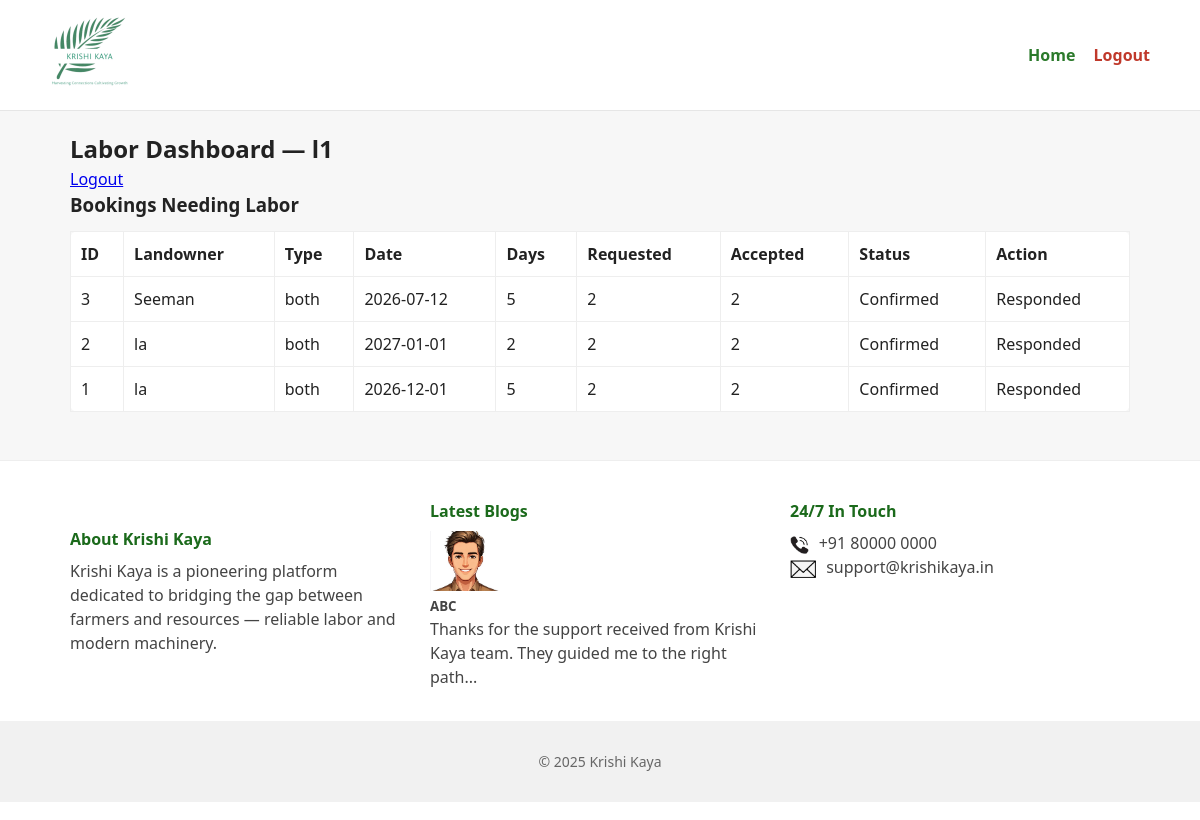
Screenshot of /labor (signed in) with the database file from the repository.
### app.py (models this page shows)
class User(db.Model):
    id = db.Column(db.Integer, primary_key=True)
    role = db.Column(db.String(20))
    name = db.Column(db.String(100))
    username = db.Column(db.String(100), unique=True)
    password = db.Column(db.String(100))
    contact = db.Column(db.String(50))
    address = db.Column(db.String(200))
    acres = db.Column(db.Integer)
    crops = db.Column(db.String(200))
    machine_type = db.Column(db.String(100))
    num_labors = db.Column(db.Integer)

class Booking(db.Model):
    id = db.Column(db.Integer, primary_key=True)
    landowner_id = db.Column(db.Integer, db.ForeignKey("user.id"))
    service_date = db.Column(db.String(50))
    days = db.Column(db.Integer)
    service_type = db.Column(db.String(20))
    num_labor = db.Column(db.Integer)
    machine_type = db.Column(db.String(100))
    labor_status = db.Column(db.String(100), default="Pending")
    machinery_status = db.Column(db.String(100), default="Pending")
    action = db.Column(db.String(20), default="Pending")  # Pending/Closed

### app.py (the view, shortened to what this page needs)
@app.route("/labor", methods=["GET", "POST"])
def labor_dashboard():
    user = current_user()
    if not user or user.role != "labor":
        flash("Login as labor first", "danger")
        return redirect(url_for("login"))
    bookings_display = []
    total_labors = User.query.filter_by(role="labor").count()
    for b in Booking.query.filter(Booking.service_type.in_(["labor", "both"])).order_by(Booking.id.desc()).all():
        accepted_count = BookingResponse.query.filter_by(booking_id=b.id, user_role="labor", response="Accept").count()
        rejected_count = BookingResponse.query.filter_by(booking_id=b.id, user_role="labor", response="Reject").count()
        needed = b.num_labor or 0
        open_for_more = True
        if needed > 0 and accepted_count >= needed:
            open_for_more = False
        user_resp = BookingResponse.query.filter_by(booking_id=b.id, user_id=user.id).first()
        has_responded = bool(user_resp)
        if needed > 0:
            if accepted_count >= needed:
                status = "Confirmed"
            elif rejected_count >= total_labors:
                status = "Rejected"
            else:
                status = f"{accepted_count}/{needed} Accepted"
        else:
            status = "Pending"
        bookings_display.append({
            "id": b.id,
            "landowner_name": User.query.get(b.landowner_id).name,
            "service_date": b.service_date,
            "days": b.days,
            "service_type": b.service_type,
            "num_labor": needed,
            "accepted_count": accepted_count,
            "status": status,
            "open_for_more": open_for_more,
            "has_responded": has_responded
        })
    responses = {r.booking_id: r.response for r in BookingResponse.query.filter_by(user_id=user.id).all()}
    return render_template("labor_dashboard.html", labor=user, bookings=bookings_display, responses=responses)

### app.py (called while the page is built)
def current_user():
    uid = session.get("user_id")
    return User.query.get(uid) if uid else None

### templates/labor_dashboard.html (shortened to what this page needs)
{% extends "base.html" %}
{% block content %}
<div class="panel">
  <h2>Labor Dashboard — {{ labor.name or labor.username }}</h2>
  <a href="{{ url_for('logout') }}" class="logout">Logout</a>
</div>
<h3>Bookings Needing Labor</h3>
<table>
  <thead>
    <tr>
      <th>ID</th>
      <th>Landowner</th>
      <th>Type</th>
      <th>Date</th>
      <th>Days</th>
      <th>Requested</th>
      <th>Accepted</th>
      <th>Status</th>
      <th>Action</th>
    </tr>
  </thead>
  <tbody>
  {% for b in bookings %}
    <tr>
      <td>{{ b.id }}</td>
      <td>{{ b.landowner_name }}</td>
      <td>{{ b.service_type }}</td>
      <td>{{ b.service_date }}</td>
      <td>{{ b.days }}</td>
      <td>{{ b.num_labor }}</td>
      <td>{{ b.accepted_count }}</td>
      <td>{{ b.status }}</td>
      <td>
        {% if b.has_responded %}
          Responded
        {% elif not b.open_for_more %}
          Closed
        {% else %}
          <form method="post" style="display:inline;">
            <input type="hidden" name="booking_id" value="{{ b.id }}">
            <button name="response" value="Accept">Accept</button>
            <button name="response" value="Reject">Reject</button>
          </form>
        {% endif %}
      </td>
    </tr>
  {% else %}
    <tr><td colspan="9">No active bookings</td></tr>
  {% endfor %}
</tbody>
</table>
{% endblock %}

### static/style.css (style rules this page uses)
* { box-sizing:border-box;margin:0;padding:0 }
body { font-family: "Segoe UI", Roboto, Arial, sans-serif;color:#222;background:#f7f7f7;line-height:1.5 }
table { background:#fff;border-radius:8px;border-collapse:collapse;width:100%;margin-top:12px }
table th, table td { padding:10px;border:1px solid #eee;text-align:left }

### rows the page displays
User: name "l1"
User: landowner_name "Seeman"
Booking: service_type "both", service_date "2026-07-12"
User: landowner_name "la" "la"
Booking: service_type "both", service_date "2027-01-01"
Booking: service_type "both", service_date "2026-12-01"

### other values shown
{{ b.id }} "3" "2" "1"
{{ b.days }} "5" "2" "5"
{{ b.num_labor }} "2" "2" "2"
{{ b.accepted_count }} "2" "2" "2"
{{ b.status }} "Confirmed" "Confirmed" "Confirmed"
